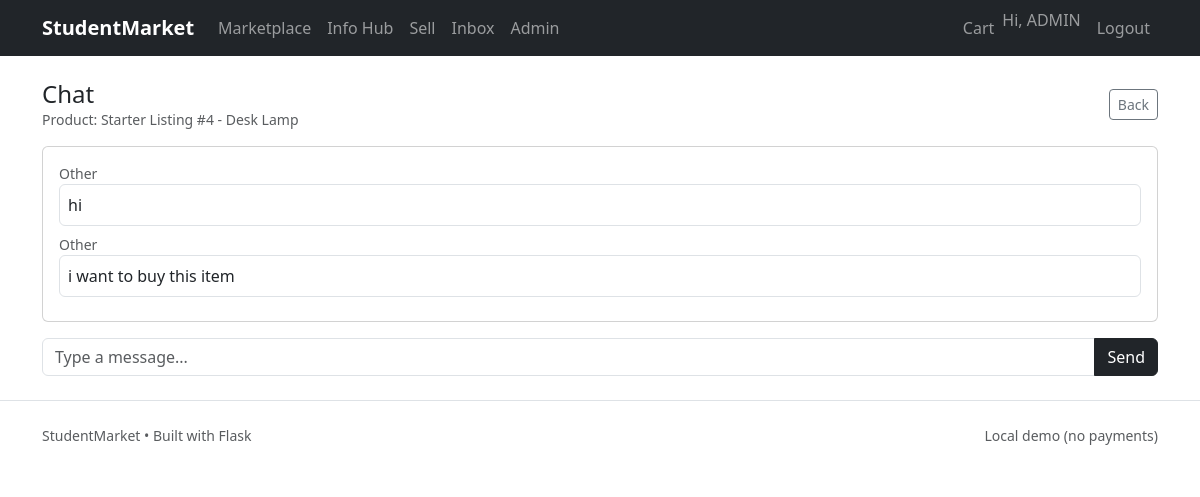
The page /market/conversations/1 (signed in) on the database as committed earlier.
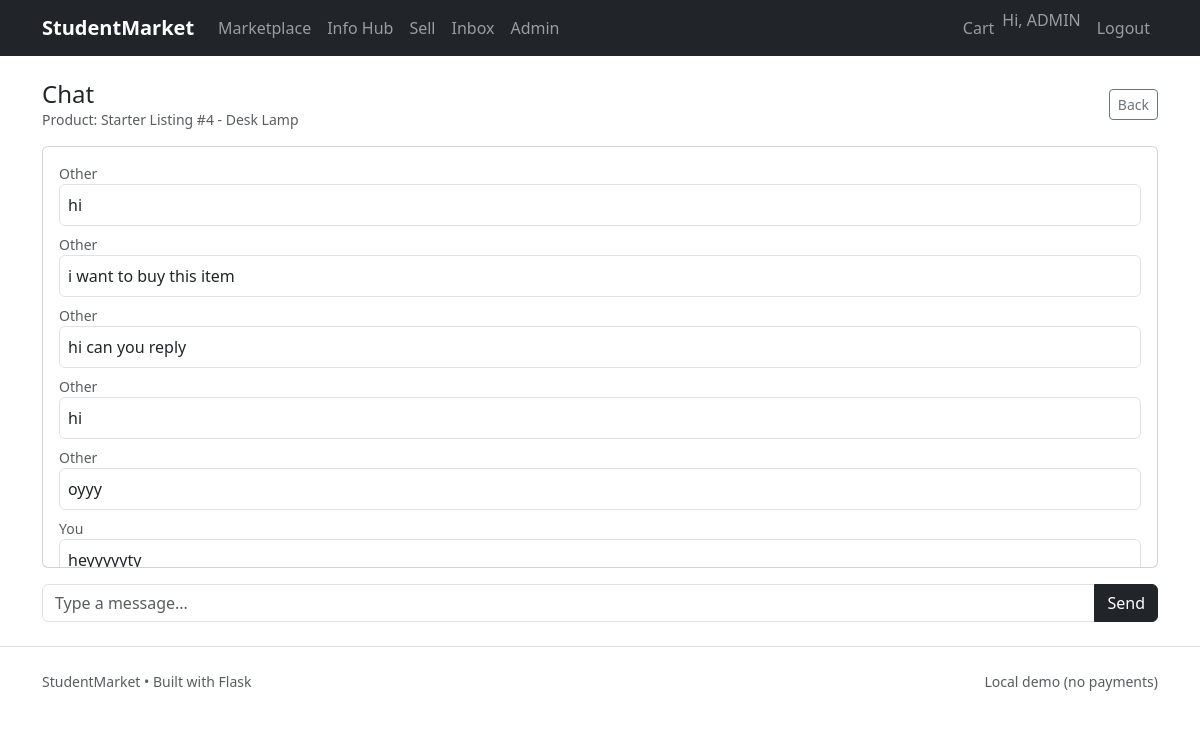
The same page on the database as committed later.
### app/models/message.py (models this page shows)
class Message(db.Model):
    __tablename__ = "messages"
    id = db.Column(db.Integer, primary_key=True)
    conversation_id = db.Column(db.Integer, db.ForeignKey("conversations.id"), nullable=False)
    sender_id = db.Column(db.Integer, db.ForeignKey("users.id"), nullable=False)
    text = db.Column(db.Text, nullable=False)
    created_at = db.Column(db.DateTime, default=datetime.utcnow)
    conversation = db.relationship("Conversation", lazy=True)

### app/routes/marketplace.py (the view, shortened to what this page needs)
@market_bp.route("/conversations/<int:conversation_id>", methods=["GET", "POST"])
@login_required
def conversation_detail(conversation_id):
    convo = Conversation.query.get_or_404(conversation_id)
    if current_user.id not in (convo.buyer_id, convo.seller_id):
        abort(403)
    product = Product.query.get(convo.product_id)
    messages = (Message.query
                .filter_by(conversation_id=convo.id)
                .order_by(Message.created_at.asc() if hasattr(Message, "created_at") else Message.id.asc())
                .all())
    return render_template(
        "marketplace/conversation_detail.html",
        convo=convo,
        product=product,
        messages=messages
    )

### app/__init__.py (called while the page is built)
def create_app():
    app = Flask(__name__)
    app.config.from_object(Config)
    db.init_app(app)
    migrate.init_app(app, db)
    login_manager.init_app(app)
    csrf.init_app(app)
    @app.context_processor
    def inject_csrf():
        return dict(csrf_token=generate_csrf)
    app.register_blueprint(auth_bp)
    app.register_blueprint(market_bp)
    app.register_blueprint(info_bp)
    app.register_blueprint(admin_bp)
    from .routes.main import main_bp
    app.register_blueprint(main_bp)
    from .cli import register_cli
    register_cli(app)
    return app

### app/models/user.py (called while the page is built)
@login_manager.user_loader
def load_user(user_id):
    return db.session.get(User, int(user_id))

    def is_admin(self) -> bool:
        return self.role == "admin"

### app/templates/marketplace/conversation_detail.html (shortened to what this page needs)
{% extends "base.html" %}
{% block content %}
<div class="d-flex justify-content-between align-items-center">
  <div>
    <h1 class="h4 mb-0">Chat</h1>
    {% if product %}
      <div class="text-muted small">Product: {{ product.title }}</div>
    {% endif %}
  </div>
  <a class="btn btn-outline-secondary btn-sm" href="{{ url_for('market.inbox') }}">Back</a>
</div>
<div class="card mt-3">
  <div class="card-body" style="max-height: 420px; overflow-y: auto;">
    {% for m in messages %}
      <div class="mb-2">
        <div class="small text-muted">
          {% if m.sender_id == current_user.id %}You{% else %}Other{% endif %}
        </div>
        <div class="p-2 border rounded">
          {{ m.text }}
        </div>
      </div>
    {% else %}
      <div class="text-muted">No messages yet.</div>
    {% endfor %}
  </div>
</div>
<form class="mt-3" method="post">
  <div class="input-group">
    <input class="form-control" name="message" placeholder="Type a message..." autocomplete="off">
    <button class="btn btn-dark" type="submit">Send</button>
  </div>
</form>
{% endblock %}

Rows that differ between the two databases and show on the page:
added Message: shows "Other", text "hi can you reply"
added Message: shows "Other", text "hi"
added Message: shows "Other", text "oyyy"
added Message: shows "You", text "heyyyyyty"
